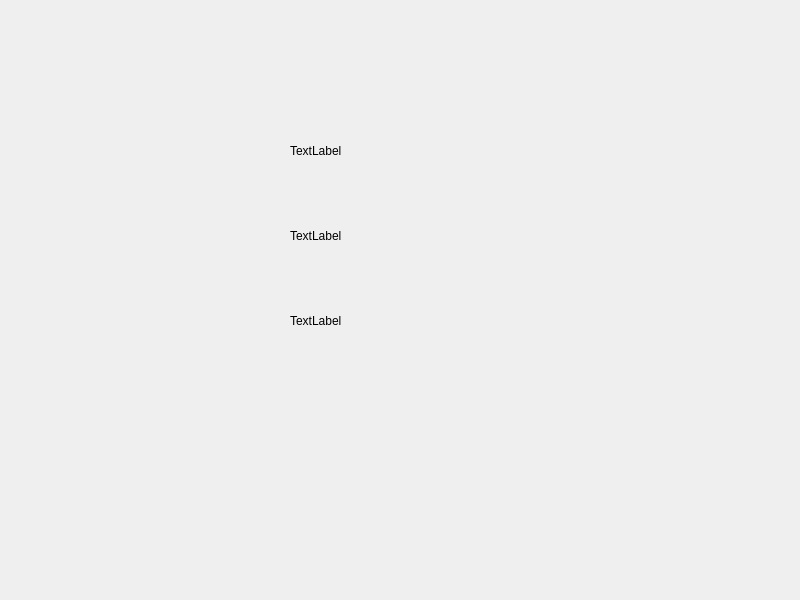
<?xml version="1.0" encoding="UTF-8"?>
<ui version="4.0">
 <class>Widget</class>
 <widget class="QWidget" name="Widget">
  <property name="geometry">
   <rect>
    <x>0</x>
    <y>0</y>
    <width>800</width>
    <height>600</height>
   </rect>
  </property>
  <property name="windowTitle">
   <string>Widget</string>
  </property>
  <widget class="QLabel" name="label">
   <property name="geometry">
    <rect>
     <x>290</x>
     <y>110</y>
     <width>261</width>
     <height>81</height>
    </rect>
   </property>
   <property name="text">
    <string>TextLabel</string>
   </property>
  </widget>
  <widget class="QLabel" name="label_2">
   <property name="geometry">
    <rect>
     <x>290</x>
     <y>190</y>
     <width>251</width>
     <height>91</height>
    </rect>
   </property>
   <property name="text">
    <string>TextLabel</string>
   </property>
  </widget>
  <widget class="QLabel" name="label_3">
   <property name="geometry">
    <rect>
     <x>290</x>
     <y>250</y>
     <width>241</width>
     <height>141</height>
    </rect>
   </property>
   <property name="text">
    <string>TextLabel</string>
   </property>
  </widget>
 </widget>
 <resources/>
 <connections/>
</ui>
